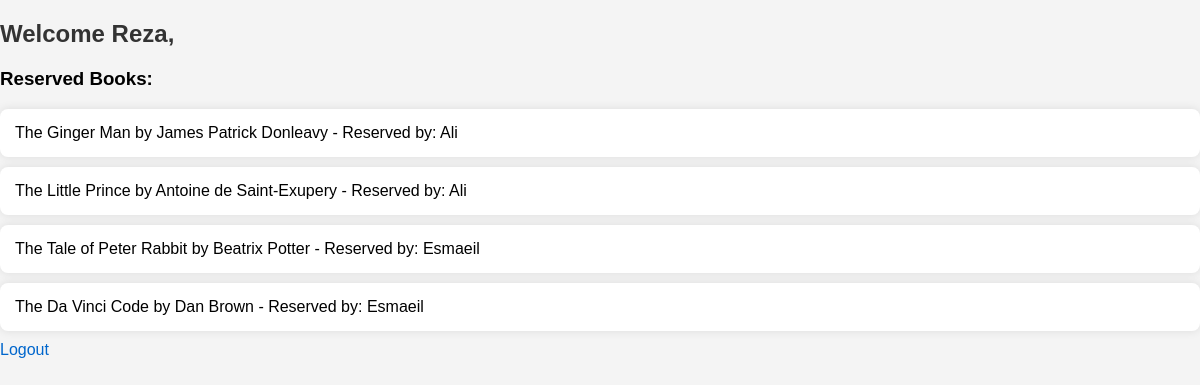
Screenshot of /Codes/admin.php?username=Reza with the database file from the repository.
### tables this page shows
CREATE TABLE `Books` (
  `Name` varchar(255) NOT NULL,
  `Author` varchar(255) NOT NULL,
  `ISBN` varchar(256) NOT NULL
);

CREATE TABLE `Borrow` (
  `id` int(255) NOT NULL,
  `User` varchar(255) NOT NULL,
  `ISBN` varchar(255) NOT NULL,
  `BorrowDate` datetime NOT NULL
);

### Codes/admin.php (the view, shortened to what this page needs)
<?php
    $servername = "localhost";
    $username = "bioinfc5_User";
    $password = "PZwOrPV92Xdt";
    $dbname = "bioinfc5_MainDb";
    $conn = new mysqli($servername, $username, $password, $dbname);
    $username = $_GET['username'];
    $validate_sql = "SELECT * FROM AdminPass WHERE User = '$username'";
    $validate_result = $conn->query($validate_sql);
    if ($validate_result->num_rows > 0) {
        $reserved_books_sql = "SELECT Books.Name, Books.Author, Books.ISBN , Borrow.User FROM Books JOIN Borrow ON Books.ISBN = Borrow.ISBN";
        $reserved_books_result = mysqli_query($conn, $reserved_books_sql);
    }else{
        echo "<p>Invalid username.</p>";
    }
?>
<!DOCTYPE html>
<html lang="en">
<head>
</head>
<body>
    <h2>Welcome <?php $user = $_GET['username']; echo $user; ?>,</h2>
    <h3>Reserved Books:</h3>
    <ul>
        <?php
            while ($row = mysqli_fetch_assoc($reserved_books_result)) {
                $bookName = $row['Name'];
                $author = $row['Author'];
                $reservedBy = $row['User'];
                echo "<li> {$bookName} by {$author} - Reserved by: {$reservedBy}</li>";
            }
        ?>
    </ul>
    <a href="http://bioinfcamptools.ir/Lib/">Logout</a>
</body>
</html>

### Codes/admin.php (style rules this page uses)
body { font-family: Arial, sans-serif; background-color: #f4f4f4; margin: 0; padding: 0; }
h2 { margin-top: 20px; color: #333; }
ul { list-style-type: none; padding: 0; margin: 0; }
li { background-color: #fff; margin: 10px 0; padding: 15px; border-radius: 8px; box-shadow: 0 0 10px rgba(0, 0, 0, 0.1); }
a { text-decoration: none; color: #0066cc; }

### rows the page displays
books: Name "The Ginger Man", Author "James Patrick Donleavy", borrow.User "Ali"
books: Name "The Little Prince", Author "Antoine de Saint-Exupery", borrow.User "Ali"
books: Name "The Tale of Peter Rabbit", Author "Beatrix Potter", borrow.User "Esmaeil"
books: Name "The Da Vinci Code", Author "Dan Brown", borrow.User "Esmaeil"

### other values shown
$user "Reza"
